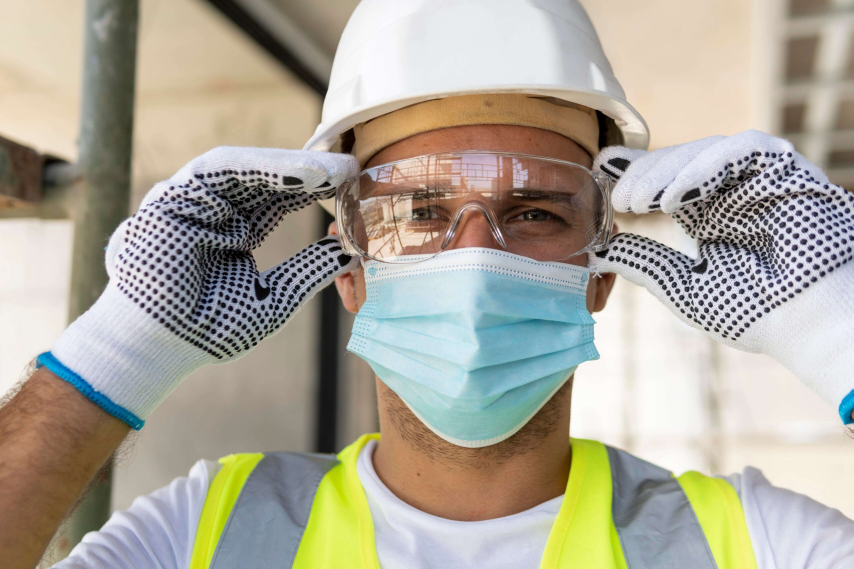
#> input picture backend/uploads/1_20261114_061846_8ce884ba.jpg, 2560 x 1707 px (shown at 1/3 size)
$ python -i liveness.py   (imports and definitions only)   (older library calls are emulated)
#> lines starting #> are read from the running program, lines starting #| are printed output that depends on the picture; after the words box and inside, x2 and y2 are one past the last pixel; in counts of white or black regions, pixels touching at a corner belong together
#> further down, picture is the input picture: shape (1707, 2560, 3); mean B, G, R 153.7, 167.5, 172.7
import io
import cv2
import numpy as np
from PIL import Image, ImageOps


def _to_cv2(image_bytes: bytes) -> np.ndarray:
    pil_img = Image.open(io.BytesIO(image_bytes))
    pil_img = ImageOps.exif_transpose(pil_img).convert("RGB")
    return cv2.cvtColor(np.array(pil_img), cv2.COLOR_RGB2BGR)


def check_frame_authenticity(frame_bgr: np.ndarray) -> tuple[bool, str]:
    """Analiza textura y reflejos especulares para detectar pantallas o fotos impresas."""
    gray = cv2.cvtColor(frame_bgr, cv2.COLOR_BGR2GRAY)
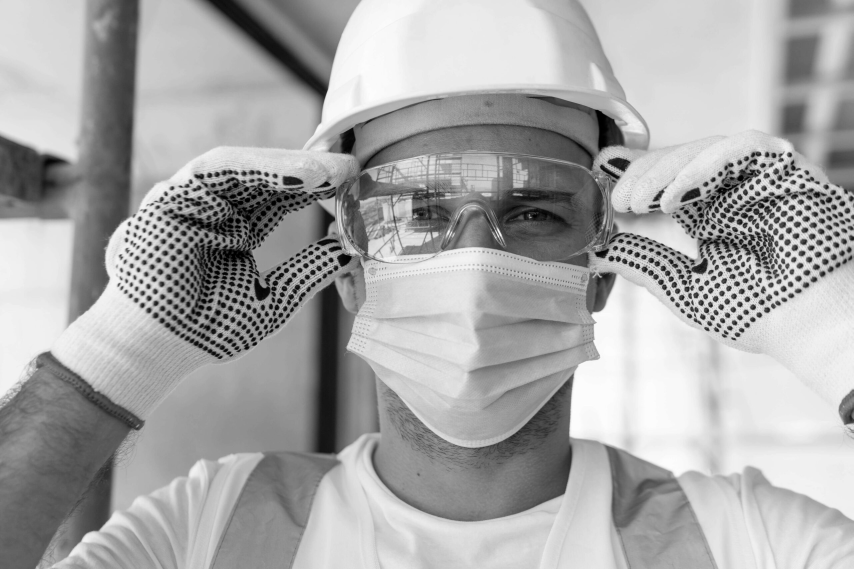
#> gray: shape (1707, 2560) (shown at 1/3 size); min 0, max 255, mean 167.5
    hsv = cv2.cvtColor(frame_bgr, cv2.COLOR_BGR2HSV)
#> hsv: shape (1707, 2560, 3); mean H, S, V 52.9, 56.2, 181.8

    # 1. Varianza del Laplaciano: fotos borrosas o re-fotografiadas pierden micro-textura
    laplacian_var = float(cv2.Laplacian(gray, cv2.CV_64F).var())
#> laplacian_var = 77.62
    if laplacian_var < 25.0:
        return False, "Imagen demasiado borrosa o sin textura natural (posible foto impresa o pantalla)."

    # 2. Detección de brillo especular artificial típico de pantallas LCD/OLED
    _, s_channel, v_channel = cv2.split(hsv)
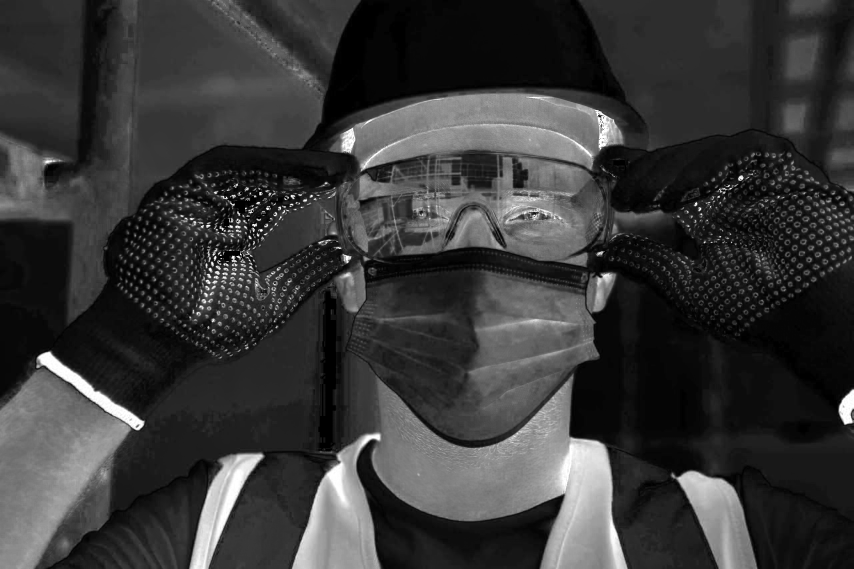
#> s_channel: shape (1707, 2560) (shown at 1/3 size); min 0, max 255, mean 56.2
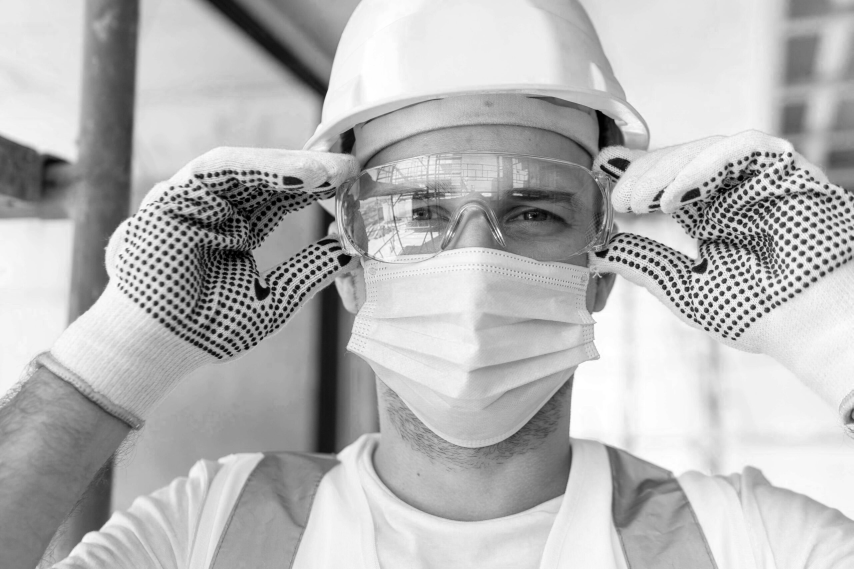
#> v_channel: shape (1707, 2560) (shown at 1/3 size); min 0, max 255, mean 181.8
    glare_pixels = np.logical_and(v_channel > 248, s_channel < 25)
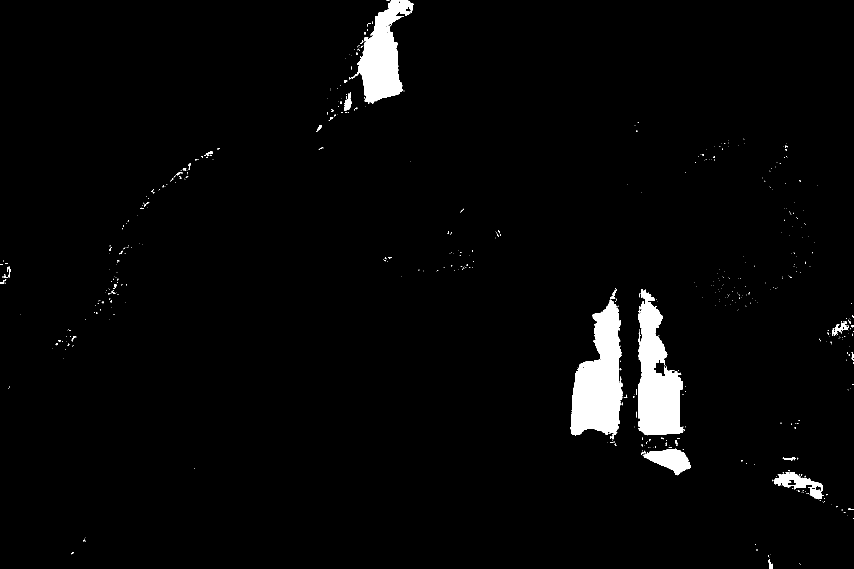
#> glare_pixels: shape (1707, 2560) bool (shown at 1/3 size); 2.7% white; 625 white regions (569 under 20 px), largest, box (x1, y1, x2, y2) and area: (1712, 901, 1869, 1307) 40148, (1914, 868, 2054, 1306) 35420, (1048, 0, 1240, 310) 26354
    glare_ratio = float(np.mean(glare_pixels))
#> glare_ratio = 0.027
    if glare_ratio > 0.18:
        return False, "Reflejo de pantalla detectado. Usa la cámara directamente sin dispositivos."

    return True, "OK"


def verify_liveness_sequence(frames_bytes: list[bytes]) -> tuple[bool, str]:
    """Verifica prueba de vida usando una ráfaga de 3 fotogramas consecutivos."""
    if len(frames_bytes) < 2:
        return False, "Se requieren múltiples fotogramas en vivo para validar prueba de vida."

    cv_frames = [_to_cv2(b) for b in frames_bytes]

    # Validar autenticidad visual en el fotograma central
    is_authentic, reason = check_frame_authenticity(cv_frames[len(cv_frames) // 2])
    if not is_authentic:
        return False, reason

    # Comparar movimiento natural entre fotogramas consecutivos
    diffs = []
    base_h, base_w = 240, 320
    resized = [cv2.resize(cv2.cvtColor(f, cv2.COLOR_BGR2GRAY), (base_w, base_h)) for f in cv_frames]

    for i in range(len(resized) - 1):
        diff = cv2.absdiff(resized[i], resized[i + 1])
        # Porcentaje de píxeles con cambio real (> 12 niveles de intensidad)
        motion_ratio = float(np.mean(diff > 12))
        diffs.append(motion_ratio)

    avg_motion = sum(diffs) / len(diffs)

    # Si el movimiento es casi 0, es una imagen estática / foto impresa pegada frente a la cámara
    if avg_motion < 0.004:
        return False, "No se detectó movimiento natural (posible fotografía estática). Muévete ligeramente frente a la cámara."

    # Si cambia más del 65% de la escena de golpe, alguien está cambiando de pantalla o tapando la lente
    if avg_motion > 0.65:
        return False, "Cambio brusco de escena detectado. Mantente frente a la cámara durante el escaneo."

    return True, "Persona real verificada"

>>> import cv2
>>> picture = cv2.imread('../../../uploads/1_20261114_061846_8ce884ba.jpg')
>>> result = check_frame_authenticity(picture)
#> result = (True, 'OK')
